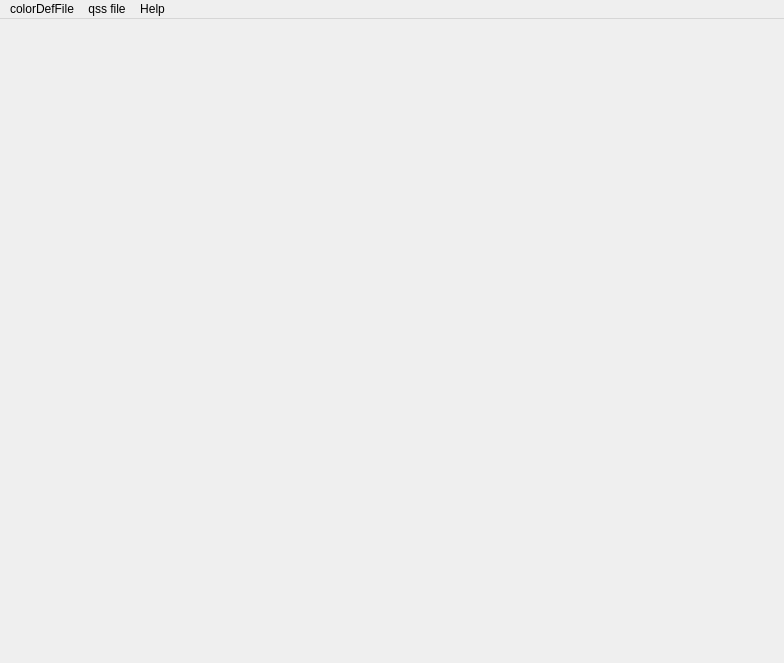
<?xml version="1.0" encoding="UTF-8"?>
<ui version="4.0">
 <class>MainWindow</class>
 <widget class="QMainWindow" name="MainWindow">
  <property name="geometry">
   <rect>
    <x>0</x>
    <y>0</y>
    <width>784</width>
    <height>663</height>
   </rect>
  </property>
  <property name="windowTitle">
   <string>MainWindow</string>
  </property>
  <widget class="QWidget" name="centralwidget"/>
  <widget class="QMenuBar" name="menuBar">
   <property name="geometry">
    <rect>
     <x>0</x>
     <y>0</y>
     <width>784</width>
     <height>22</height>
    </rect>
   </property>
   <widget class="QMenu" name="menucolorDefFile">
    <property name="title">
     <string>colorDefFile</string>
    </property>
    <addaction name="actionSaveColorDefineFile"/>
    <addaction name="actionAddNewDef"/>
    <addaction name="actionshowSourceText"/>
    <addaction name="actionshowColorDefines"/>
    <addaction name="actionOpenDefineFile"/>
   </widget>
   <widget class="QMenu" name="menuqss_file">
    <property name="title">
     <string>qss file</string>
    </property>
    <addaction name="actionSaveQssFile"/>
    <addaction name="actionSaveQssToFile"/>
    <addaction name="actionImport"/>
    <addaction name="actionOpenQssFile"/>
    <addaction name="actionSetQss"/>
    <addaction name="separator"/>
    <addaction name="actionFind"/>
    <addaction name="actionFindAndReplace"/>
   </widget>
   <widget class="QMenu" name="menuHelp">
    <property name="title">
     <string>Help</string>
    </property>
    <addaction name="actionAbout"/>
    <addaction name="actionAboutQt"/>
   </widget>
   <addaction name="menucolorDefFile"/>
   <addaction name="menuqss_file"/>
   <addaction name="menuHelp"/>
  </widget>
  <action name="actionSetQss">
   <property name="text">
    <string>Load qss</string>
   </property>
   <property name="toolTip">
    <string>Reload Cur Qss</string>
   </property>
  </action>
  <action name="actionOpenQssFile">
   <property name="text">
    <string>OpenQssFile</string>
   </property>
   <property name="toolTip">
    <string>Open qss file</string>
   </property>
  </action>
  <action name="actionReplaceText">
   <property name="text">
    <string>ReplaceText</string>
   </property>
   <property name="toolTip">
    <string>Replace definded word</string>
   </property>
  </action>
  <action name="actionSaveQssFile">
   <property name="text">
    <string>Save</string>
   </property>
   <property name="toolTip">
    <string>Save qss file</string>
   </property>
   <property name="shortcut">
    <string>Ctrl+S</string>
   </property>
  </action>
  <action name="actionOpenDefineFile">
   <property name="text">
    <string>OpenDefineFile</string>
   </property>
   <property name="toolTip">
    <string>OpenDefineFile</string>
   </property>
  </action>
  <action name="actionSaveColorDefineFile">
   <property name="text">
    <string>Save color define file</string>
   </property>
  </action>
  <action name="actionAddNewDef">
   <property name="text">
    <string>AddNewDef</string>
   </property>
   <property name="toolTip">
    <string>add a new color define</string>
   </property>
  </action>
  <action name="actionshowSourceText">
   <property name="text">
    <string>showSourceText</string>
   </property>
   <property name="toolTip">
    <string>show scource text</string>
   </property>
  </action>
  <action name="actionshowColorDefines">
   <property name="text">
    <string>showColorDefines</string>
   </property>
  </action>
  <action name="actionSaveQssToFile">
   <property name="text">
    <string>Save As</string>
   </property>
  </action>
  <action name="actionFind">
   <property name="text">
    <string>Find</string>
   </property>
   <property name="shortcut">
    <string>Ctrl+F</string>
   </property>
  </action>
  <action name="actionFindAndReplace">
   <property name="text">
    <string>Find&amp;&amp;Replace</string>
   </property>
   <property name="shortcut">
    <string>Ctrl+R</string>
   </property>
  </action>
  <action name="actionImport">
   <property name="text">
    <string>Import normal qss</string>
   </property>
   <property name="toolTip">
    <string>replace defines whth values and save</string>
   </property>
   <property name="shortcut">
    <string>Ctrl+I</string>
   </property>
  </action>
  <action name="actionAbout">
   <property name="text">
    <string>About..</string>
   </property>
  </action>
  <action name="actionAboutQt">
   <property name="text">
    <string>AboutQt..</string>
   </property>
  </action>
 </widget>
 <resources/>
 <connections/>
</ui>
